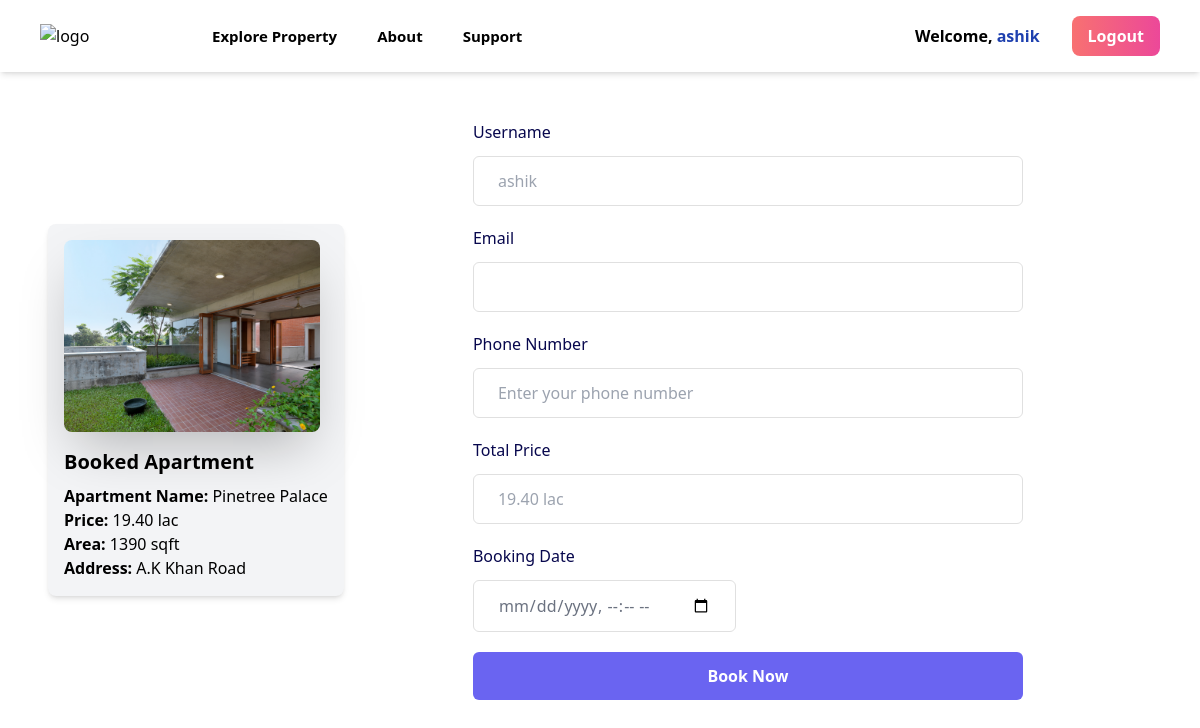
Screenshot of /book_apartment/8/ (signed in) with the database file from the repository.
### propops/models.py (models this page shows, shortened)
class Apartment(models.Model):
    name = models.CharField(max_length=100)
    address = models.CharField(max_length=100)
    city = models.CharField(max_length=100)
    price = models.DecimalField(max_digits=10, decimal_places=2)
    description = models.TextField()
    sqft = models.IntegerField()
    bedrooms = models.IntegerField()
    bathrooms = models.IntegerField()
    registration_number = models.CharField(max_length=100)
    image = models.ImageField(upload_to='photos')

### propops/views.py (the view)
# urls.py: path('book_apartment/<int:apartment_id>/', book_apartment, name='book_apartment'),
@login_required
def book_apartment(request, apartment_id):
    if request.method == 'POST':
        user = request.user
        apartment = Apartment.objects.get(pk=apartment_id)
        contact_number = request.POST.get('phone')
        booking_date = timezone.now()
        total_price = apartment.price
        booking = Booking.objects.create(
            user=user,
            apartment=apartment,
            contact_number=contact_number,
            booking_date=booking_date,
            total_price=total_price
        )
        booking.save()
        apartment.delete()
        return redirect('booking_success')
    else:
        apartment = Apartment.objects.get(pk=apartment_id)
        return render(request, 'booking.html', {'apartment': apartment})

### templates/booking.html (shortened to what this page needs)
{% extends 'base.html' %}
    {% block content %}
    <div class="flex items-center justify-center p-12">
        <div class="bg-gray-100 rounded-lg shadow-md p-4">
            <div class="mb-4">
                <img src="{{ apartment.image.url }}" alt="Apartment Image" class="w-64 h-auto rounded-lg shadow-2xl">
            </div>
            <div>
                <h3 class="text-xl font-semibold mb-2">Booked Apartment</h3>
                <div class="flex flex-col">
                    <p><span class="font-semibold">Apartment Name:</span> {{ apartment.name }}</p>
                    <p><span class="font-semibold">Price:</span> {{ apartment.price }} lac</p>
                    <p><span class="font-semibold">Area:</span> {{ apartment.sqft }} sqft</p>
                    <p><span class="font-semibold">Address:</span> {{ apartment.address }}</p>
                </div>
            </div>
        </div>
        <div class="mx-auto w-full max-w-[550px] bg-white">
            <form method="post">
                <div class="mb-5">
                    <label for="phone" class="mb-3 block text-base font-medium text-[#07074D]">
                        Username
                    </label>
                    <input type="text" name="username" id="phone" placeholder="{{ user.username }}"
                        class="w-full rounded-md border border-[#e0e0e0] bg-white py-3 px-6 text-base font-medium text-gray-900 outline-none focus:border-[#6A64F1] focus:shadow-md" readonly/>
                </div>
                <div class="mb-5">
                    <label for="email" class="mb-3 block text-base font-medium text-[#07074D]">
                        Email
                    </label>
                    <input type="email" name="email" id="email" placeholder="{{ user.email }}"
                        class="w-full rounded-md border border-[#e0e0e0] bg-white py-3 px-6 text-base font-medium text-[#1e1e1f] outline-none focus:border-[#6A64F1] focus:shadow-md" readonly/>
                </div>
                <div class="mb-5">
                    <label for="phone" class="mb-3 block text-base font-medium text-[#07074D]">
                        Phone Number
                    </label>
                    <input type="text" name="phone" id="phone" placeholder="Enter your phone number"
                        class="w-full rounded-md border border-[#e0e0e0] bg-white py-3 px-6 text-base font-medium text-[#6B7280] outline-none focus:border-[#6A64F1] focus:shadow-md" />
                </div>
                <div class="mb-5">
                    <label for="phone" class="mb-3 block text-base font-medium text-[#07074D]">
                       Total Price
                    </label>
                    <input type="text" name="price" id="price" placeholder="{{ apartment.price }} lac"
                        class="w-full rounded-md border border-[#e0e0e0] bg-white py-3 px-6 text-base font-medium text-[#6B7280] outline-none focus:border-[#6A64F1] focus:shadow-md" readonly/>
                </div>
                <div class="-mx-3 flex flex-wrap">
                    <div class="w-full px-3 sm:w-1/2">
                        <div class="mb-5">
                            <label for="date" class="mb-3 block text-base font-medium text-[#07074D]">
                                Booking Date
                            </label>
                            <input type="datetime-local" name="date" id="date"
                                class="w-full rounded-md border border-[#e0e0e0] bg-white py-3 px-6 text-base font-medium text-[#6B7280] outline-none focus:border-[#6A64F1] focus:shadow-md" />
                        </div>
                    </div>
                </div>
                <div>
                    <button type="submit"
                        class="hover:shadow-form w-full rounded-md bg-[#6A64F1] py-3 px-8 text-center text-base font-semibold text-white outline-none">
                        Book Now
                    </button>
                </div>
            </form>
        </div>
    </div>
    {% endblock %}

### templates/base.html (shortened to what this page needs)
<!DOCTYPE html>
<html lang="en">
<head>
    <script src="https://cdn.tailwindcss.com"></script>
</head>
<body>
    <header class='shadow-md sticky top-0 z-50 py-4 px-4 sm:px-10 bg-white bg-opacity-75 backdrop-blur-lg'>
        <div class='flex flex-wrap items-center gap-4'>
          <a href="/"><img
            src="https://i.postimg.cc/tgGNm4r3/propops-logo.png" alt="logo" class='w-24' />
          </a>
          <div class='flex ml-auto lg:order-1'>
            {% if user.is_authenticated %}
                <span class='px-4 py-2 text-md rounded-lg font-semibold text-black'>
                    Welcome, <a href="{% url 'profile' %}" class="text-blue-800">{{ user.username }}</a>
                </span>
                <a href="{% url 'signout' %}"
                   class='px-4 py-2 text-md rounded-lg font-semibold text-white bg-gradient-to-r from-red-400 to-pink-500 transition-all ease-in-out duration-300 hover:from-pink-500 hover:to-yellow-500 ml-4'>
                    Logout
                </a>
            {% endif %}
        </div>
          <ul class='flex lg:ml-12 lg:space-x-4 max-lg:space-y-2 max-lg:block max-lg:w-full'>
            <li class='max-lg:border-b max-lg:py-2 px-3 max-lg:rounded'><a href="{% url 'apartment' %}"
              class='lg:hover:text-[#007bff] text-black block font-semibold text-[15px]'>Explore Property</a>
            </li>
            <li class='max-lg:border-b max-lg:py-2 px-3 max-lg:rounded'><a href='#'
              class='lg:hover:text-[#007bff] text-black block font-semibold text-[15px]'>About</a>
            </li>
            <li class='max-lg:border-b max-lg:py-2 px-3 max-lg:rounded'><a href='#'
              class='lg:hover:text-[#007bff] text-black block font-semibold text-[15px]'>Support</a>
            </li>
          </ul>
        </div>
      </header>
      <div>
        {% block content %}
        {% endblock %}
      </div>
</body>
</html>

### rows the page displays
Apartment: image (picture), name "Pinetree Palace", price "19.40", sqft "1390", address "A.K Khan Road", price "19.40 lac"

### other values shown
{{ user.username }} "ashik"
